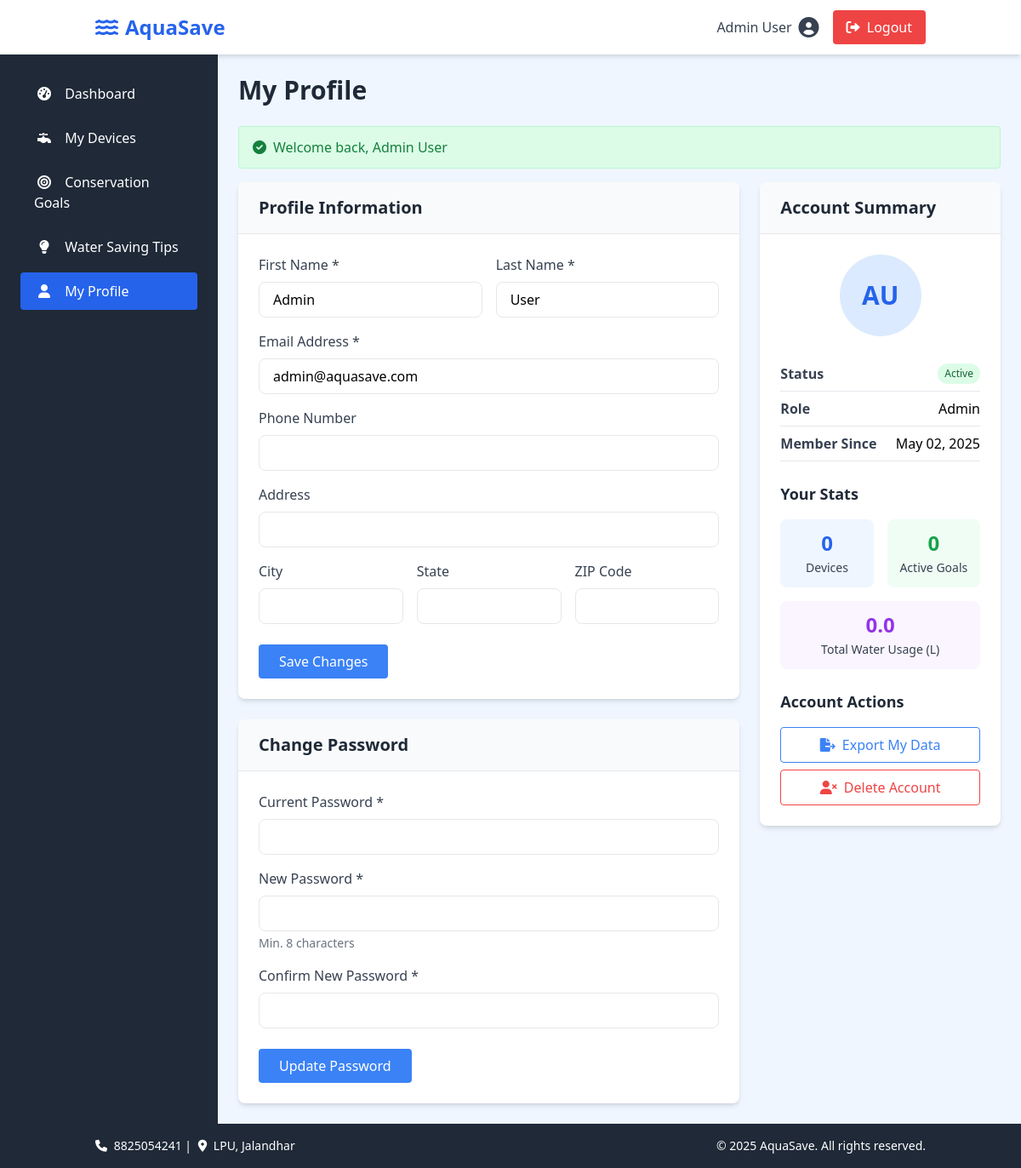
/dashboard/profile.php (signed in), run on the app's committed database.
### tables this page shows
CREATE TABLE IF NOT EXISTS users (
    id INT AUTO_INCREMENT PRIMARY KEY,
    email VARCHAR(100) UNIQUE NOT NULL,
    password VARCHAR(255) NOT NULL,
    first_name VARCHAR(50) NOT NULL,
    last_name VARCHAR(50) NOT NULL,
    address TEXT,
    city VARCHAR(50),
    state VARCHAR(50),
    zip_code VARCHAR(20),
    phone VARCHAR(20),
    role ENUM('admin', 'user', 'service_provider', 'expert') NOT NULL DEFAULT 'user',
    status ENUM('pending', 'active', 'inactive') NOT NULL DEFAULT 'pending',
    created_at TIMESTAMP DEFAULT CURRENT_TIMESTAMP,
    updated_at TIMESTAMP DEFAULT CURRENT_TIMESTAMP ON UPDATE CURRENT_TIMESTAMP
);

### dashboard/profile.php (the view, shortened to what this page needs)
<?php
require_once '../config.php';
$user_id = $_SESSION['user_id'] ?? 0;
$conn = connect_db();
$stmt = $conn->prepare("SELECT * FROM users WHERE id = ?");
$stmt->bind_param("i", $user_id);
$stmt->execute();
$result = $stmt->get_result();
$user = $result->fetch_assoc();
include_once '../includes/header.php';
?>
<div class="grid grid-cols-1 lg:grid-cols-3 gap-6">
    <div class="lg:col-span-2">
        <div class="bg-white rounded-lg shadow-md overflow-hidden">
            <div class="px-6 py-4 bg-gray-50 border-b">
                <h2 class="text-xl font-bold text-gray-800">Profile Information</h2>
            </div>
            <div class="p-6">
                <form method="POST" action="<?php echo htmlspecialchars($_SERVER['PHP_SELF']); ?>">
                    <div class="grid grid-cols-1 md:grid-cols-2 gap-4 mb-4">
                        <div>
                            <label for="first_name" class="block text-gray-700 mb-2">First Name *</label>
                            <input type="text" id="first_name" name="first_name" value="<?php echo $user['first_name']; ?>" class="w-full px-4 py-2 border rounded-lg focus:outline-none focus:ring-2 focus:ring-blue-500" required>
                        </div>
                        <div>
                            <label for="last_name" class="block text-gray-700 mb-2">Last Name *</label>
                            <input type="text" id="last_name" name="last_name" value="<?php echo $user['last_name']; ?>" class="w-full px-4 py-2 border rounded-lg focus:outline-none focus:ring-2 focus:ring-blue-500" required>
                        </div>
                    </div>
                    <div class="mb-4">
                        <label for="email" class="block text-gray-700 mb-2">Email Address *</label>
                        <input type="email" id="email" name="email" value="<?php echo $user['email']; ?>" class="w-full px-4 py-2 border rounded-lg focus:outline-none focus:ring-2 focus:ring-blue-500" required>
                    </div>
                    <div class="mb-4">
                        <label for="phone" class="block text-gray-700 mb-2">Phone Number</label>
                        <input type="tel" id="phone" name="phone" value="<?php echo $user['phone']; ?>" class="w-full px-4 py-2 border rounded-lg focus:outline-none focus:ring-2 focus:ring-blue-500">
                    </div>
                    <div class="mb-4">
                        <label for="address" class="block text-gray-700 mb-2">Address</label>
                        <input type="text" id="address" name="address" value="<?php echo $user['address']; ?>" class="w-full px-4 py-2 border rounded-lg focus:outline-none focus:ring-2 focus:ring-blue-500">
                    </div>
                    <div class="grid grid-cols-1 md:grid-cols-3 gap-4 mb-6">
                        <div>
                            <label for="city" class="block text-gray-700 mb-2">City</label>
                            <input type="text" id="city" name="city" value="<?php echo $user['city']; ?>" class="w-full px-4 py-2 border rounded-lg focus:outline-none focus:ring-2 focus:ring-blue-500">
                        </div>
                        <div>
                            <label for="state" class="block text-gray-700 mb-2">State</label>
                            <input type="text" id="state" name="state" value="<?php echo $user['state']; ?>" class="w-full px-4 py-2 border rounded-lg focus:outline-none focus:ring-2 focus:ring-blue-500">
                        </div>
                        <div>
                            <label for="zip_code" class="block text-gray-700 mb-2">ZIP Code</label>
                            <input type="text" id="zip_code" name="zip_code" value="<?php echo $user['zip_code']; ?>" class="w-full px-4 py-2 border rounded-lg focus:outline-none focus:ring-2 focus:ring-blue-500">
                        </div>
                    </div>
                    <div>
                        <button type="submit" class="px-6 py-2 bg-blue-500 text-white rounded hover:bg-blue-600">Save Changes</button>
                    </div>
                </form>
            </div>
        </div>
        <div class="bg-white rounded-lg shadow-md overflow-hidden mt-6">
            <div class="px-6 py-4 bg-gray-50 border-b">
                <h2 class="text-xl font-bold text-gray-800">Change Password</h2>
            </div>
            <div class="p-6">
                <form method="POST" action="<?php echo htmlspecialchars($_SERVER['PHP_SELF']); ?>">
                    <div class="mb-4">
                        <label for="current_password" class="block text-gray-700 mb-2">Current Password *</label>
                        <input type="password" id="current_password" name="current_password" class="w-full px-4 py-2 border rounded-lg focus:outline-none focus:ring-2 focus:ring-blue-500" required>
                    </div>
                    <div class="mb-4">
                        <label for="new_password" class="block text-gray-700 mb-2">New Password *</label>
                        <input type="password" id="new_password" name="new_password" class="w-full px-4 py-2 border rounded-lg focus:outline-none focus:ring-2 focus:ring-blue-500" required>
                        <p class="text-sm text-gray-500 mt-1">Min. 8 characters</p>
                    </div>
                    <div class="mb-6">
                        <label for="confirm_password" class="block text-gray-700 mb-2">Confirm New Password *</label>
                        <input type="password" id="confirm_password" name="confirm_password" class="w-full px-4 py-2 border rounded-lg focus:outline-none focus:ring-2 focus:ring-blue-500" required>
                    </div>
                    <div>
                        <button type="submit" class="px-6 py-2 bg-blue-500 text-white rounded hover:bg-blue-600">Update Password</button>
                    </div>
                </form>
            </div>
        </div>
    </div>
    <div class="lg:col-span-1">
        <div class="bg-white rounded-lg shadow-md overflow-hidden">
            <div class="px-6 py-4 bg-gray-50 border-b">
                <h2 class="text-xl font-bold text-gray-800">Account Summary</h2>
            </div>
            <div class="p-6">
                <div class="flex items-center justify-center mb-6">
                    <div class="w-24 h-24 rounded-full bg-blue-100 flex items-center justify-center">
                        <span class="text-3xl font-bold text-blue-600">
                            <?php echo strtoupper(substr($user['first_name'], 0, 1) . substr($user['last_name'], 0, 1)); ?>
                        </span>
                    </div>
                </div>
                <div class="mb-4">
                    <div class="flex justify-between py-2 border-b">
                        <span class="font-semibold text-gray-700">Status</span>
                        <span class="px-2 py-1 rounded-full text-xs <?php echo $user['status'] === 'active' ? 'bg-green-100 text-green-800' : 'bg-yellow-100 text-yellow-800'; ?>">
                            <?php echo ucfirst($user['status']); ?>
                        </span>
                    </div>
                    <div class="flex justify-between py-2 border-b">
                        <span class="font-semibold text-gray-700">Role</span>
                        <span><?php echo ucfirst($user['role']); ?></span>
                    </div>
                    <div class="flex justify-between py-2 border-b">
                        <span class="font-semibold text-gray-700">Member Since</span>
                        <span><?php echo date('M d, Y', strtotime($user['created_at'])); ?></span>
                    </div>
                </div>
                <?php
                $conn = connect_db();
                $stmt = $conn->prepare("SELECT COUNT(*) as device_count FROM devices WHERE user_id = ?");
                $stmt->bind_param("i", $user_id);
                $stmt->execute();
                $device_result = $stmt->get_result();
                $device_count = $device_result->fetch_assoc()['device_count'];
                $stmt = $conn->prepare("
                    SELECT SUM(wu.usage_amount) as total_usage
                    FROM water_usage wu
                    JOIN devices d ON wu.device_id = d.id
                    WHERE d.user_id = ?
                ");
                $stmt->bind_param("i", $user_id);
                $stmt->execute();
                $usage_result = $stmt->get_result();
                $total_usage = $usage_result->fetch_assoc()['total_usage'] ?? 0;
                $stmt = $conn->prepare("SELECT COUNT(*) as goal_count FROM conservation_goals WHERE user_id = ? AND status = 'active'");
                $stmt->bind_param("i", $user_id);
                $stmt->execute();
                $goal_result = $stmt->get_result();
                $active_goals = $goal_result->fetch_assoc()['goal_count'];
                ?>
                <div class="mt-6">
                    <h3 class="font-bold text-lg text-gray-800 mb-4">Your Stats</h3>
                    <div class="grid grid-cols-2 gap-4">
                        <div class="bg-blue-50 p-3 rounded-lg text-center">
                            <span class="block text-2xl font-bold text-blue-600"><?php echo $device_count; ?></span>
                            <span class="text-sm text-gray-700">Devices</span>
                        </div>
                        <div class="bg-green-50 p-3 rounded-lg text-center">
                            <span class="block text-2xl font-bold text-green-600"><?php echo $active_goals; ?></span>
                            <span class="text-sm text-gray-700">Active Goals</span>
                        </div>
                        <div class="bg-purple-50 p-3 rounded-lg text-center col-span-2">
                            <span class="block text-2xl font-bold text-purple-600"><?php echo number_format($total_usage, 1); ?></span>
                            <span class="text-sm text-gray-700">Total Water Usage (L)</span>
                        </div>
                    </div>
                </div>
                <div class="mt-6">
                    <h3 class="font-bold text-lg text-gray-800 mb-4">Account Actions</h3>
                    <div class="space-y-2">
                        <button id="exportDataBtn" class="w-full px-4 py-2 border border-blue-500 text-blue-500 rounded hover:bg-blue-50 flex items-center justify-center">
                            <i class="fas fa-file-export mr-2"></i> Export My Data
                        </button>
                        <button id="deleteAccountBtn" class="w-full px-4 py-2 border border-red-500 text-red-500 rounded hover:bg-red-50 flex items-center justify-center">
                            <i class="fas fa-user-times mr-2"></i> Delete Account
                        </button>
                    </div>
                </div>
            </div>
        </div>
    </div>
</div>
<?php include_once '../includes/footer.php'; ?>

### data on the page
users: first_name "Admin", last_name "User", email "admin@aquasave.com", first_name+last_name "AU", status "Active", role "Admin", created_at "May 02, 2025"

### other printed values
$user_name "Admin User"
$page_title "My Profile"
$message "Welcome back, Admin User"
$device_count "0"
$active_goals "0"
$total_usage "0.0"
